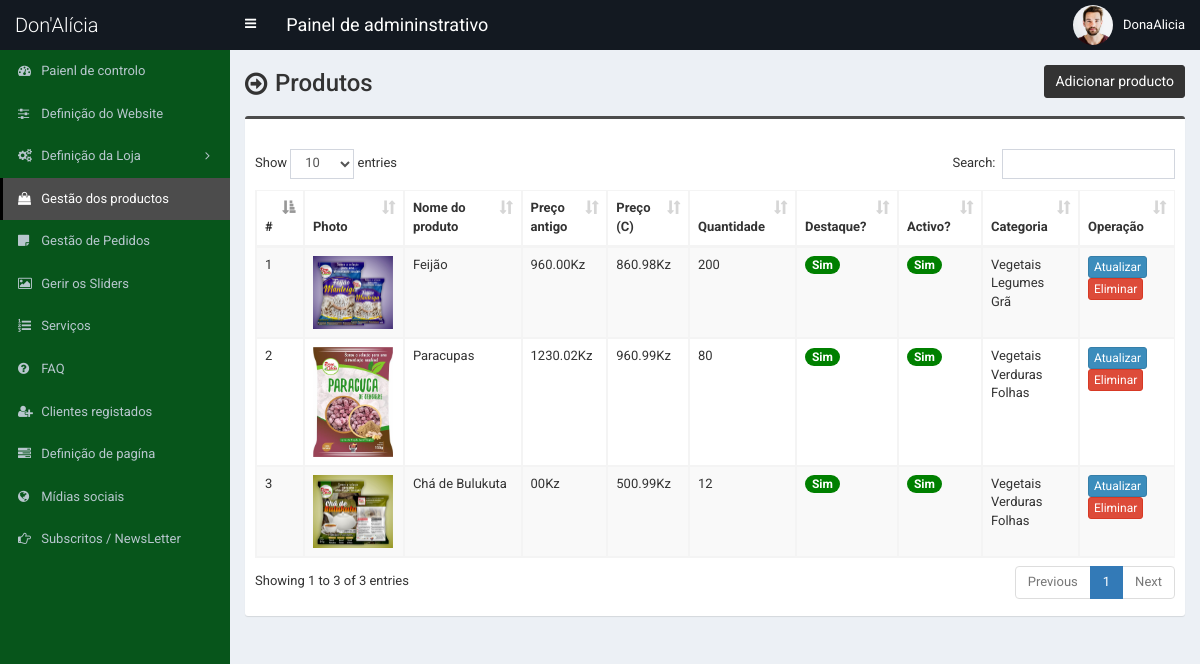
Screenshot of /admin/product.php (signed in) with the database file from the repository.
### tables this page shows
CREATE TABLE `tbl_product` (
  `p_id` int(11) NOT NULL AUTO_INCREMENT,
  `p_name` varchar(255) NOT NULL,
  `p_old_price` varchar(10) NOT NULL,
  `p_current_price` varchar(10) NOT NULL,
  `p_qty` int(10) NOT NULL,
  `p_featured_photo` varchar(255) NOT NULL,
  `p_description` text NOT NULL,
  `p_short_description` text NOT NULL,
  `p_feature` text NOT NULL,
  `p_condition` text NOT NULL,
  `p_return_policy` text NOT NULL,
  `p_total_view` int(11) NOT NULL,
  `p_is_featured` int(1) NOT NULL,
  `p_is_active` int(1) NOT NULL,
  `ecat_id` int(11) NOT NULL,
  PRIMARY KEY (`p_id`)
);

CREATE TABLE `tbl_top_category` (
  `tcat_id` int(11) NOT NULL AUTO_INCREMENT,
  `tcat_name` varchar(255) NOT NULL,
  `show_on_menu` int(1) NOT NULL,
  PRIMARY KEY (`tcat_id`)
);

CREATE TABLE `tbl_mid_category` (
  `mcat_id` int(11) NOT NULL AUTO_INCREMENT,
  `mcat_name` varchar(255) NOT NULL,
  `tcat_id` int(11) NOT NULL,
  PRIMARY KEY (`mcat_id`)
);

CREATE TABLE `tbl_end_category` (
  `ecat_id` int(11) NOT NULL AUTO_INCREMENT,
  `ecat_name` varchar(255) NOT NULL,
  `mcat_id` int(11) NOT NULL,
  PRIMARY KEY (`ecat_id`)
);

### admin/product.php (the view, shortened to what this page needs)
<?php require_once('header.php'); ?>
<section class="content-header">
	<div class="content-header-left">
		<h1>Produtos</h1>
	</div>
	<div class="content-header-right">
		<a href="product-add.php" class="btn btn-primary btn-sm">Adicionar producto</a>
	</div>
</section>
<section class="content">
	<div class="row">
		<div class="col-md-12">
			<div class="box box-info">
				<div class="box-body table-responsive">
					<table id="example1" class="table table-bordered table-hover table-striped">
					<thead class="thead-dark">
							<tr>
								<th width="10">#</th>
								<th>Photo</th>
								<th width="160">Nome do produto</th>
								<th width="60">Preço antigo</th>
								<th width="60">Preço (C) </th>
								<th width="60">Quantidade</th>
								<th>Destaque?</th>
								<th>Activo?</th>
								<th>Categoria</th>
								<th>Operação</th>
							</tr>
						</thead>
						<tbody>
							<?php
							$i=0;
							$statement = $pdo->prepare("SELECT
														t1.p_id,
														t1.p_name,
														t1.p_old_price,
														t1.p_current_price,
														t1.p_qty,
														t1.p_featured_photo,
														t1.p_is_featured,
														t1.p_is_active,
														t1.ecat_id,
														t2.ecat_id,
														t2.ecat_name,
														t3.mcat_id,
														t3.mcat_name,
														t4.tcat_id,
														t4.tcat_name
							                           	FROM tbl_product t1
							                           	JOIN tbl_end_category t2
							                           	ON t1.ecat_id = t2.ecat_id
							                           	JOIN tbl_mid_category t3
							                           	ON t2.mcat_id = t3.mcat_id
							                           	JOIN tbl_top_category t4
							                           	ON t3.tcat_id = t4.tcat_id
							                           	ORDER BY t1.p_id DESC
							                           	");
							$statement->execute();
							$result = $statement->fetchAll(PDO::FETCH_ASSOC);
							foreach ($result as $row) {
								$i++;
								?>
								<tr>
									<td><?php echo $i; ?></td>
									<td style="width:82px;"><img src="../assets/uploads/<?php echo $row['p_featured_photo']; ?>" alt="<?php echo $row['p_name']; ?>" style="width:80px;"></td>
									<td><?php echo $row['p_name']; ?></td>
									<td><?php echo $row['p_old_price']; ?>Kz</td>
									<td><?php echo $row['p_current_price']; ?>Kz</td>
									<td><?php echo $row['p_qty']; ?></td>
									<td>
										<?php if($row['p_is_featured'] == 1) {echo '<span class="badge badge-success" style="background-color:green;">Sim</span>';} else {echo '<span class="badge badge-success" style="background-color:red;">Não</span>';} ?>
									</td>
									<td>
										<?php if($row['p_is_active'] == 1) {echo '<span class="badge badge-success" style="background-color:green;">Sim</span>';} else {echo '<span class="badge badge-danger" style="background-color:red;">Não</span>';} ?>
									</td>
									<td><?php echo $row['tcat_name']; ?><br><?php echo $row['mcat_name']; ?><br><?php echo $row['ecat_name']; ?></td>
									<td>
										<a href="product-edit.php?id=<?php echo $row['p_id']; ?>" class="btn btn-primary btn-xs">Atualizar</a>
										<a href="#" class="btn btn-danger btn-xs" data-href="product-delete.php?id=<?php echo $row['p_id']; ?>" data-toggle="modal" data-target="#confirm-delete">Eliminar</a>
									</td>
								</tr>
								<?php
							}
							?>
						</tbody>
					</table>
				</div>
			</div>
		</div>
	</div>
</section>
<?php require_once('footer.php'); ?>

### admin/header.php (shortened to what this page needs)
<!DOCTYPE html>
<html>
<head>
	<link rel="stylesheet" href="css/bootstrap.min.css">
	<link rel="stylesheet" href="css/font-awesome.min.css">
	<link rel="stylesheet" href="css/ionicons.min.css">
	<link rel="stylesheet" href="css/datepicker3.css">
	<link rel="stylesheet" href="css/all.css">
	<link rel="stylesheet" href="css/select2.min.css">
	<link rel="stylesheet" href="css/dataTables.bootstrap.css">
	<link rel="stylesheet" href="css/jquery.fancybox.css">
	<link rel="stylesheet" href="css/AdminLTE.min.css">
	<link rel="stylesheet" href="css/_all-skins.min.css">
	<link rel="stylesheet" href="css/on-off-switch.css"/>
	<link rel="stylesheet" href="css/summernote.css">
	<link rel="stylesheet" href="style.css">
</head>
<body class="hold-transition fixed skin-blue sidebar-mini">
	<div class="wrapper">
		<header class="main-header">
			<a href="index.php" class="logo">
				<span class="logo-lg">Don'Alícia</span>
			</a>
			<nav class="navbar navbar-static-top">
				<a href="#" class="sidebar-toggle" data-toggle="offcanvas" role="button">
				</a>
				<span style="float:left;line-height:50px;color:#fff;padding-left:15px;font-size:18px;">Painel de admininstrativo</span>
				<div class="navbar-custom-menu">
					<ul class="nav navbar-nav">
						<li class="dropdown user user-menu">
							<a href="#" class="dropdown-toggle" data-toggle="dropdown">
								<img src="../assets/uploads/<?php echo $_SESSION['user']['photo']; ?>" class="user-image" alt="User Image">
								<span class="hidden-xs"><?php echo $_SESSION['user']['full_name']; ?></span>
							</a>
						</li>
					</ul>
				</div>
			</nav>
		</header>
  		<?php $cur_page = substr($_SERVER["SCRIPT_NAME"],strrpos($_SERVER["SCRIPT_NAME"],"/")+1); ?>
  		<aside class="main-sidebar">
    		<section class="sidebar">
      			<ul class="sidebar-menu">
			        <li class="treeview <?php if($cur_page == 'index.php') {echo 'active';} ?>">
			          <a href="index.php">
			            <i class="fa fa-dashboard"></i> <span>Paienl de controlo</span>
			          </a>
			        </li>
			        <li class="treeview <?php if( ($cur_page == 'settings.php') ) {echo 'active';} ?>">
			          <a href="settings.php">
			            <i class="fa fa-sliders"></i> <span>Definição do Website</span>
			          </a>
			        </li>
                    <li class="treeview <?php if( ($cur_page == 'size.php') || ($cur_page == 'size-add.php') || ($cur_page == 'size-edit.php') || ($cur_page == 'color.php') || ($cur_page == 'color-add.php') || ($cur_page == 'color-edit.php') || ($cur_page == 'country.php') || ($cur_page == 'country-add.php') || ($cur_page == 'country-edit.php') || ($cur_page == 'shipping-cost.php') || ($cur_page == 'shipping-cost-edit.php') || ($cur_page == 'top-category.php') || ($cur_page == 'top-category-add.php') || ($cur_page == 'top-category-edit.php') || ($cur_page == 'mid-category.php') || ($cur_page == 'mid-category-add.php') || ($cur_page == 'mid-category-edit.php') || ($cur_page == 'end-category.php') || ($cur_page == 'end-category-add.php') || ($cur_page == 'end-category-edit.php') ) {echo 'active';} ?>">
                        <a href="#">
                            <i class="fa fa-cogs"></i>
                            <span>Definição da Loja</span>
                            <span class="pull-right-container">
								<i class="fa fa-angle-left pull-right"></i>
							</span>
                        </a>
                    </li>
                    <li class="treeview <?php if( ($cur_page == 'product.php') || ($cur_page == 'product-add.php') || ($cur_page == 'product-edit.php') ) {echo 'active';} ?>">
                        <a href="product.php">
                            <i class="fa fa-shopping-bag"></i> <span>Gestão dos productos</span>
                        </a>
                    </li>
                    <li class="treeview <?php if( ($cur_page == 'order.php') ) {echo 'active';} ?>">
                        <a href="order.php">
                            <i class="fa fa-sticky-note"></i> <span>Gestão de Pedidos</span>
                        </a>
                    </li>
                     <li class="treeview <?php if( ($cur_page == 'slider.php') ) {echo 'active';} ?>">
			          <a href="slider.php">
			            <i class="fa fa-picture-o"></i> <span>Gerir os Sliders</span>
			          </a>
			        </li>
			        <li class="treeview <?php if( ($cur_page == 'service.php') ) {echo 'active';} ?>">
			          <a href="service.php">
			            <i class="fa fa-list-ol"></i> <span>Serviços</span>
			          </a>
			        </li>
			      			        <li class="treeview <?php if( ($cur_page == 'faq.php') ) {echo 'active';} ?>">
			          <a href="faq.php">
			            <i class="fa fa-question-circle"></i> <span>FAQ</span>
			          </a>
			        </li>
						<li class="treeview <?php if( ($cur_page == 'customer.php') || ($cur_page == 'customer-add.php') || ($cur_page == 'customer-edit.php') ) {echo 'active';} ?>">
			          <a href="customer.php">
			            <i class="fa fa-user-plus"></i> <span>Clientes registados</span>
			          </a>
			        </li>
			        <li class="treeview <?php if( ($cur_page == 'page.php') ) {echo 'active';} ?>">
			          <a href="page.php">
			            <i class="fa fa-tasks"></i> <span>Definição de pagína</span>
			          </a>
			        </li>
			        <li class="treeview <?php if( ($cur_page == 'social-media.php') ) {echo 'active';} ?>">
			          <a href="social-media.php">
			            <i class="fa fa-globe"></i> <span>Mídias sociais</span>
			          </a>
			        </li>
			        <li class="treeview <?php if( ($cur_page == 'subscriber.php')||($cur_page == 'subscriber.php') ) {echo 'active';} ?>">
			          <a href="subscriber.php">
			            <i class="fa fa-hand-o-right"></i> <span>Subscritos / NewsLetter</span>
			          </a>
			        </li>
      			</ul>
    		</section>
  		</aside>
  		<div class="content-wrapper">

### admin/footer.php (shortened to what this page needs)
		</div>
	</div>
</body>
</html>

### admin/style.css (style rules this page uses)
body { font-size: 13px; font-family: "Roboto", sans-serif; }
.navbar-nav > .user-menu .user-image { width: 40px; height: 40px; margin-top: -10px; }
.content-header > h1, .content-header .content-header-left h1 { font-family: "Roboto", sans-serif; }
.main-header .logo { text-align: left; }
.main-header .logo .logo-lg { font-family: "Roboto", sans-serif; }
.box-info { padding-top: 20px; }
.sidebar-menu li > a > .pull-right-container > .fa-angle-left:before { content: "\f105"; }
.content-header { overflow: hidden; }
.content-header .content-header-left { float: left; padding-top: 5px; }
.content-header .content-header-right { float: right; }
.content-header .content-header-left h1 { margin-top: 0; margin-bottom: 0; padding-left: 30px; padding-bottom: 5px; font-size: 24px; position: relative; }
.content-header .content-header-left h1:before { position: absolute; top: 0; left: 0; font-family: "FontAwesome", sans-serif; font-size: 26px; content: "\f18e"; }
.content-header .content-header-right a { position: relative; font-size: 14px; }
.skin-blue .sidebar-menu > li:hover > a, .skin-blue .sidebar-menu > li.active > a { color: #fff; background: #3c8dbc; border-left-color: #3c8dbc; }
.skin-blue .main-header .logo, .skin-blue .main-header .logo:hover, .skin-blue .main-header .navbar, .skin-blue .main-header .navbar .sidebar-toggle:hover { background-color: #131921; }
.skin-blue .sidebar-menu > li:hover > a, .skin-blue .sidebar-menu > li.active > a { background-color: #4c4c4c; border-left-color: #000000; }
.box.box-info { border-top-color: #4c4c4c; }
.content-header .content-header-right a { background-color: #333333; border-color: #333333; }

### rows the page displays
tbl_product: p_featured_photo (picture), p_name "Feijão", p_old_price "960.00", p_current_price "860.98", p_qty "200", p_is_featured "Sim", p_is_active "Sim", tbl_top_category.tcat_name "Vegetais", tbl_mid_category.mcat_name "Legumes", ecat.ecat_name "Grã"
tbl_product: p_featured_photo (picture), p_name "Paracupas", p_old_price "1230.02", p_current_price "960.99", p_qty "80", p_is_featured "Sim", p_is_active "Sim", tbl_top_category.tcat_name "Vegetais", tbl_mid_category.mcat_name "Verduras", ecat.ecat_name "Folhas"
tbl_product: p_featured_photo (picture), p_name "Chá de Bulukuta", p_old_price "00", p_current_price "500.99", p_qty "12", p_is_featured "Sim", p_is_active "Sim", tbl_top_category.tcat_name "Vegetais", tbl_mid_category.mcat_name "Verduras", ecat.ecat_name "Folhas"

### other values shown
$_SESSION['user']['full_name'] "DonaAlicia"
